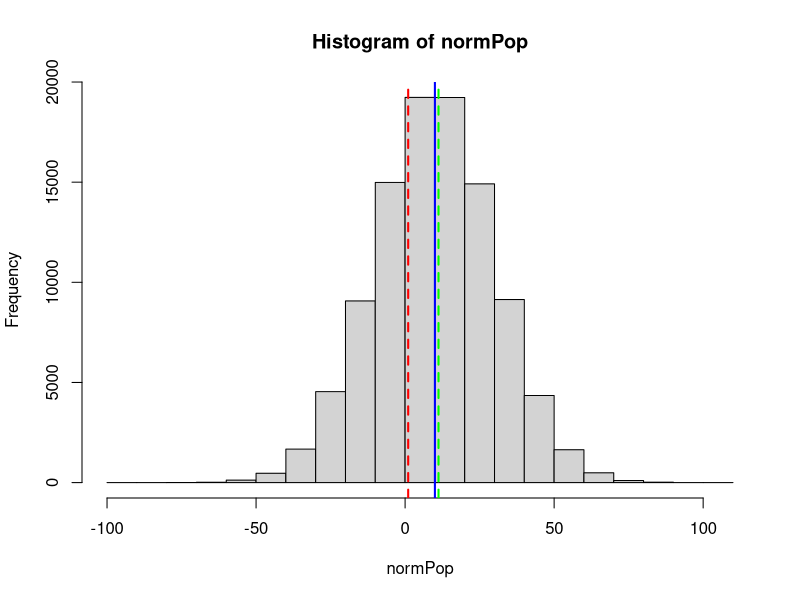

This figure's R source:
## ---- chunk 1
normPop <- rnorm(1e5, mean = 10, sd = 20)

x <- sample(normPop, size = 5, replace = TRUE)
y <- sample(normPop, size = 100, replace = TRUE)

hist(normPop)
abline(v = 10, col = "blue", lwd = 2)
abline(v = mean(x), col = 'red', lty = 2, lwd = 2)
abline(v = mean(y), col = 'green', lty = 2, lwd = 2)
## ---- chunk 2
# knitr::include_app('https://ph-shiny.iowa.uiowa.edu/collin/bookExample/', height = '600px')
# knitr::include_app('https://nardus.shinyapps.io/soilprofile/', height = '600px')
## ---- chunk 3
#knitr::include_app('https://yihui.shinyapps.io/miniUI/', height = '600px')
## ---- chunk 4
# library(shiny)
# shinyApp(
# 
#   ui = fluidPage(
#     selectInput("region", "Region:",
#                 choices = colnames(WorldPhones)),
#     plotOutput("phonePlot")
#   ),
# 
#   server = function(input, output) {
#     output$phonePlot = renderPlot({
#       barplot(WorldPhones[,input$region]*1000,
#               ylab = "Number of Telephones", xlab = "Year")
#     })
#   },
# 
#   options = list(height = 500)
# )
## ---- chunk 5
## And then here it embeds with include_app
#knitr::include_app('https://ph-shiny.iowa.uiowa.edu/collin/textbook2/', height = '1000px')
